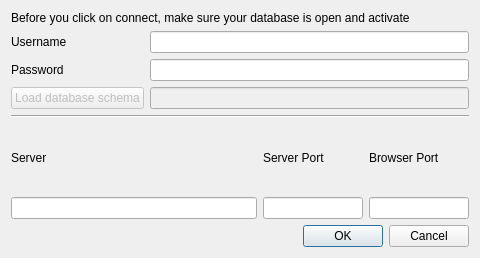
<?xml version="1.0" encoding="UTF-8"?>
<ui version="4.0">
 <class>Dialog_DatabaseConnection</class>
 <widget class="QDialog" name="Dialog_DatabaseConnection">
  <property name="geometry">
   <rect>
    <x>0</x>
    <y>0</y>
    <width>480</width>
    <height>258</height>
   </rect>
  </property>
  <property name="maximumSize">
   <size>
    <width>480</width>
    <height>258</height>
   </size>
  </property>
  <property name="windowTitle">
   <string>Connect to Database</string>
  </property>
  <layout class="QGridLayout" name="gridLayout_2">
   <item row="2" column="0">
    <layout class="QGridLayout" name="gridLayout_6">
     <item row="2" column="1">
      <widget class="QLineEdit" name="lineEdit_DialogDatabaseConnection_ServerPortNumber">
       <property name="sizePolicy">
        <sizepolicy hsizetype="Minimum" vsizetype="Fixed">
         <horstretch>0</horstretch>
         <verstretch>0</verstretch>
        </sizepolicy>
       </property>
       <property name="maximumSize">
        <size>
         <width>100</width>
         <height>16777215</height>
        </size>
       </property>
      </widget>
     </item>
     <item row="1" column="1">
      <widget class="QLabel" name="label_DialogDatabaseConnection_ServerPortNumber">
       <property name="text">
        <string>Server Port</string>
       </property>
      </widget>
     </item>
     <item row="2" column="0">
      <widget class="QLineEdit" name="lineEdit_DialogDatabaseConnection_ServerName">
       <property name="sizePolicy">
        <sizepolicy hsizetype="Expanding" vsizetype="Fixed">
         <horstretch>0</horstretch>
         <verstretch>0</verstretch>
        </sizepolicy>
       </property>
      </widget>
     </item>
     <item row="2" column="2">
      <widget class="QLineEdit" name="lineEdit_DialogDatabaseConnection_BrowserPortNumber">
       <property name="maximumSize">
        <size>
         <width>100</width>
         <height>16777215</height>
        </size>
       </property>
      </widget>
     </item>
     <item row="1" column="0">
      <widget class="QLabel" name="label_DialogDatabaseConnection_ServerName">
       <property name="text">
        <string>Server</string>
       </property>
      </widget>
     </item>
     <item row="1" column="2">
      <widget class="QLabel" name="label_DialogDatabaseConnection_BrowserPortNumber">
       <property name="text">
        <string>Browser Port</string>
       </property>
      </widget>
     </item>
    </layout>
   </item>
   <item row="0" column="0">
    <layout class="QGridLayout" name="gridLayout">
     <item row="0" column="0">
      <widget class="QLabel" name="label_DialogDatabaseConnection_Warning">
       <property name="text">
        <string>Before you click on connect, make sure your database is open and activate</string>
       </property>
      </widget>
     </item>
     <item row="1" column="0">
      <layout class="QGridLayout" name="gridLayout_4">
       <item row="1" column="1">
        <widget class="QLineEdit" name="lineEdit_DialogDatabaseConnection_Password">
         <property name="echoMode">
          <enum>QLineEdit::Password</enum>
         </property>
        </widget>
       </item>
       <item row="0" column="1">
        <widget class="QLineEdit" name="lineEdit_DialogDatabaseConnection_Username"/>
       </item>
       <item row="1" column="0">
        <widget class="QLabel" name="label_DialogDatabaseConnection_Password">
         <property name="text">
          <string>Password</string>
         </property>
        </widget>
       </item>
       <item row="0" column="0">
        <widget class="QLabel" name="label_DialogDatabaseConnection_Username">
         <property name="text">
          <string>Username</string>
         </property>
        </widget>
       </item>
       <item row="2" column="1">
        <widget class="QLineEdit" name="lineEdit_DialogDatabaseConnection_OpenSchema">
         <property name="enabled">
          <bool>false</bool>
         </property>
         <property name="readOnly">
          <bool>true</bool>
         </property>
        </widget>
       </item>
       <item row="2" column="0">
        <widget class="QPushButton" name="pushButton_DialogDatabaseConnection_OpenSchema">
         <property name="enabled">
          <bool>false</bool>
         </property>
         <property name="text">
          <string>Load database schema</string>
         </property>
        </widget>
       </item>
      </layout>
     </item>
    </layout>
   </item>
   <item row="3" column="0">
    <widget class="QDialogButtonBox" name="buttonBox_DialogDatabaseConnection">
     <property name="standardButtons">
      <set>QDialogButtonBox::Cancel|QDialogButtonBox::Ok</set>
     </property>
    </widget>
   </item>
   <item row="1" column="0">
    <widget class="Line" name="line">
     <property name="orientation">
      <enum>Qt::Horizontal</enum>
     </property>
    </widget>
   </item>
  </layout>
 </widget>
 <tabstops>
  <tabstop>lineEdit_DialogDatabaseConnection_Username</tabstop>
  <tabstop>lineEdit_DialogDatabaseConnection_Password</tabstop>
  <tabstop>lineEdit_DialogDatabaseConnection_ServerName</tabstop>
  <tabstop>lineEdit_DialogDatabaseConnection_ServerPortNumber</tabstop>
  <tabstop>lineEdit_DialogDatabaseConnection_BrowserPortNumber</tabstop>
  <tabstop>pushButton_DialogDatabaseConnection_OpenSchema</tabstop>
  <tabstop>lineEdit_DialogDatabaseConnection_OpenSchema</tabstop>
 </tabstops>
 <resources/>
 <connections/>
</ui>
